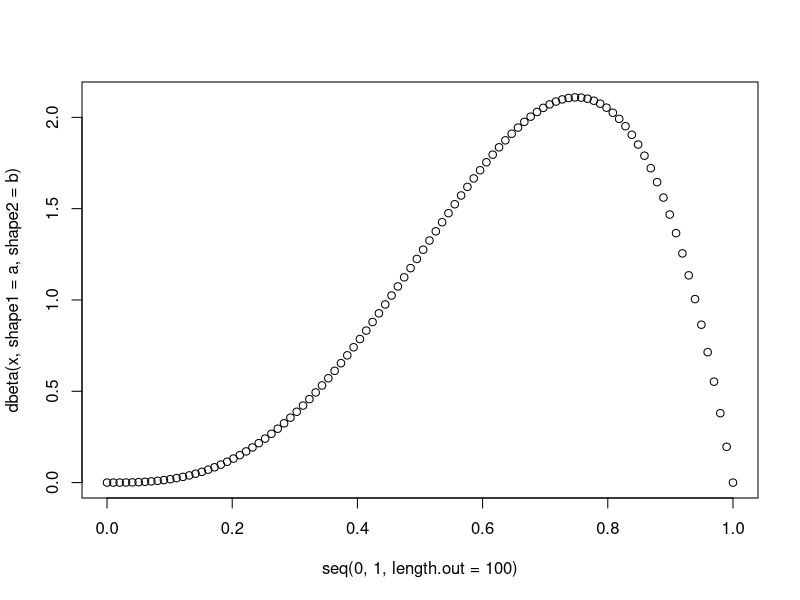
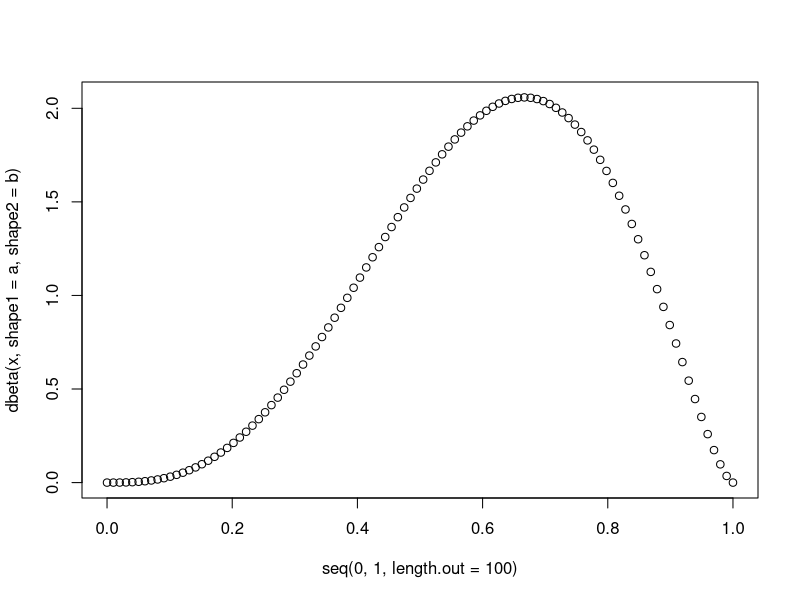
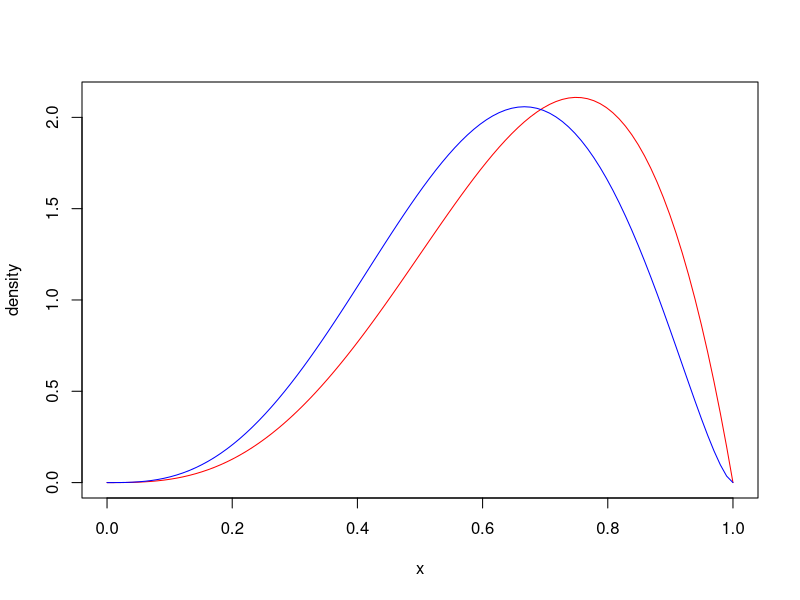
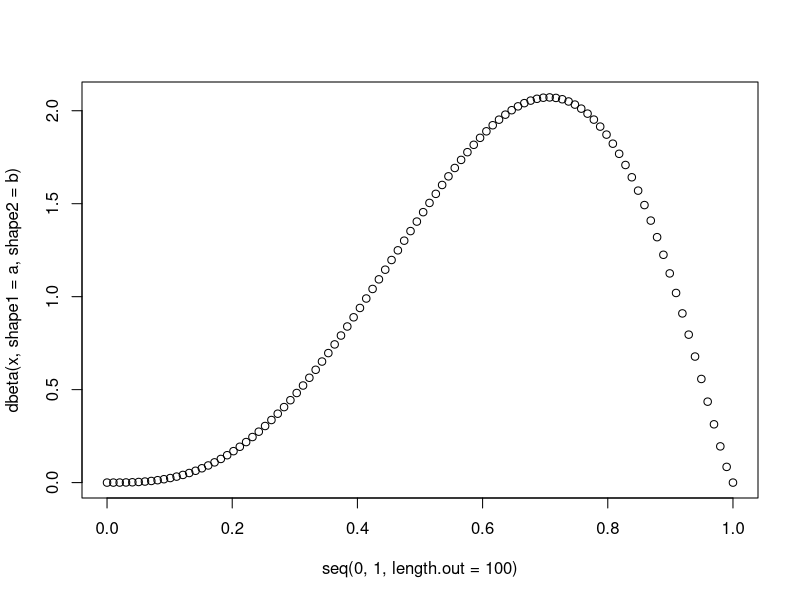
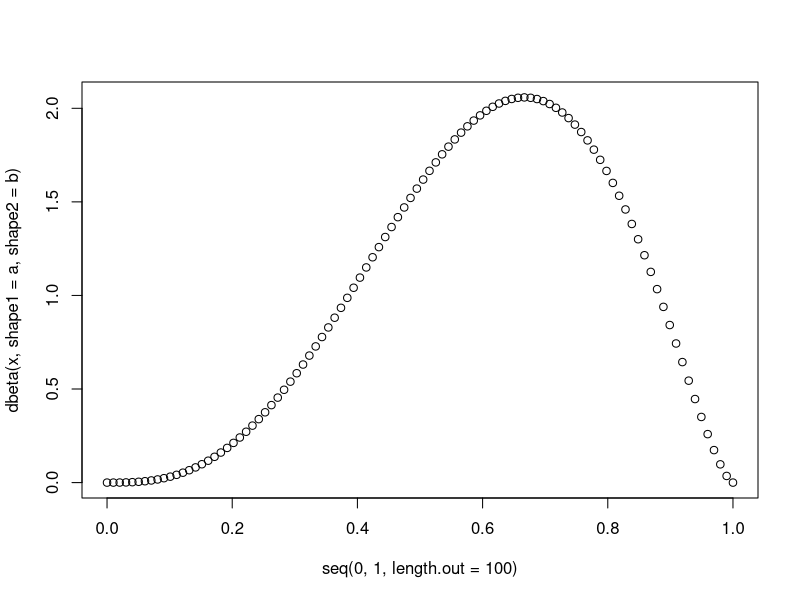
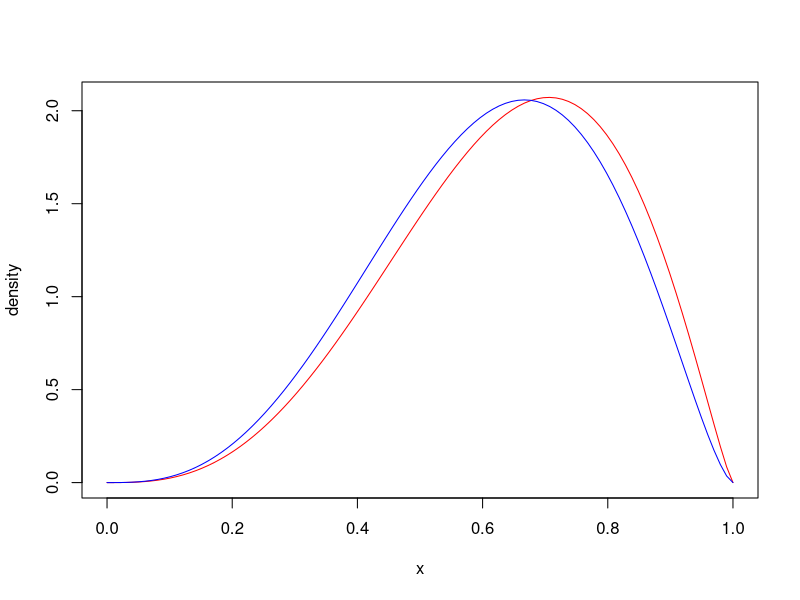
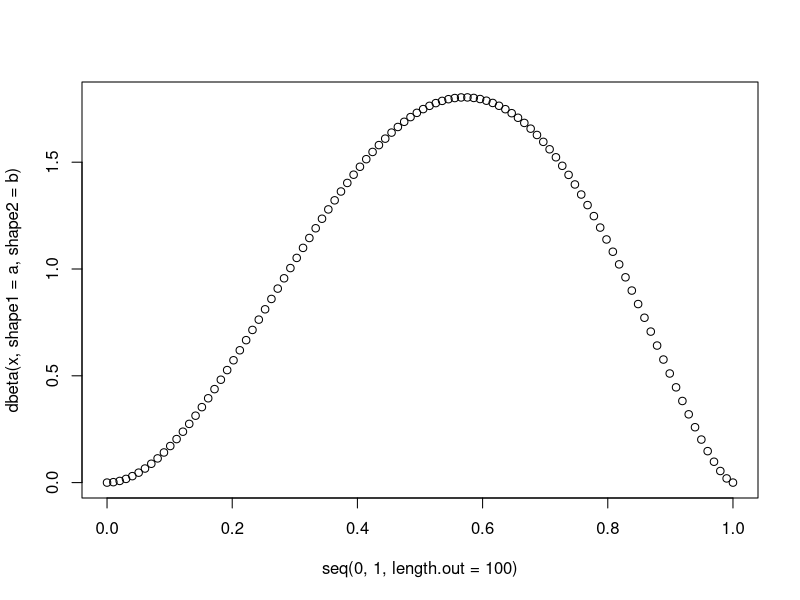
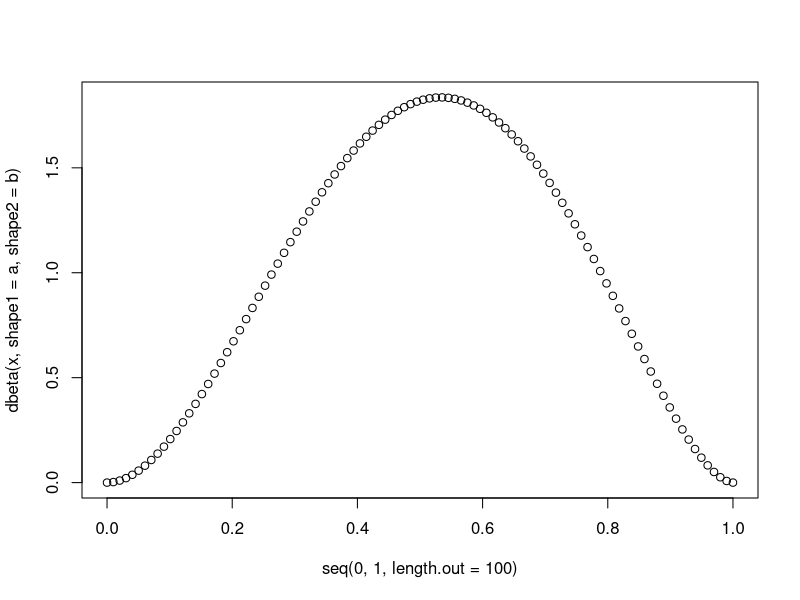

Write the R code that produced these figures, in order.
## ---- chunk 1
knitr::opts_knit$set(root.dir = "D:/gitrepos/MetaDisease/ReportsAndUpdates/01.15.2024")
setwd("D:/gitrepos/MetaDisease/ReportsAndUpdates/01.15.2024")
library(vegan)
library(tidyverse)
library(ggplot2)
library(RColorBrewer)
library(patchwork)
set.seed(1234)
## ---- chunk 2
set.seed(1234)
num_patches <- 5 #number of patches in metacommunity
num_spp <- 6 #number of POSSIBLE spp in metacommunity
S <- c(0.83, #PREG
       0.62, #TGRAN
       0.14, #TTOR
       NA, #ABOR
       0.12, #RCAT
       0.64) #RDRAY
S[4] <- runif(n = 1, min = S[5], max = S[3])
K <- c(10,6,5,4,3,2) 
## ---- chunk 3
N <- 100 #number of metacommunity simulations to run
meta_comm_list <- vector("list",N)
beta_list <- vector("list", N)
nestedness_list <- vector("list", N)
for(n in 1:N){
  meta_comm <- data.frame(matrix(NA, nrow = num_patches, ncol = num_spp))
  for(i in 1:nrow(meta_comm)){
    for(j in 1:ncol(meta_comm)){
      #determine occurrence and abundance of spp 1
      meta_comm[i,1] <- rbinom(n = 1, size = 1, prob = S[1])
      meta_comm[i,1] <- ifelse(meta_comm[i,1] == 1, K[1],0)
      
      #determine occurrence and abundance of spp2
      meta_comm[i,2] <- rbinom(n = 1, size = 1, prob = S[2])
      meta_comm[i,2] <- ifelse(meta_comm[i,2] == 1, K[2],0)
      
      #determine occurrence and abundance of spp 3
      meta_comm[i,3] <- rbinom(n = 1, size = 1, prob = S[3])
      meta_comm[i,3] <- ifelse(meta_comm[i,3] == 1, K[3],0)
      
      #determine occurrence and abundance of spp 4
      meta_comm[i,4] <- rbinom(n = 1, size = 1, prob = S[4])
      meta_comm[i,4] <- ifelse(meta_comm[i,4] == 1, K[4],0)
      
      #determine occurrence and abundance of spp 5
      meta_comm[i,5] <- rbinom(n = 1, size = 1, prob = S[5])
      meta_comm[i,5] <- ifelse(meta_comm[i,5] == 1, K[5],0)
      
      #determine occurrence and abundance of spp 6
      meta_comm[i,6] <- rbinom(n = 1, size = 1, prob = S[6])
      meta_comm[i,6] <- ifelse(meta_comm[i,6] == 1, K[6],0)
    }
  }
  meta_comm$Patch <- c('Patch1','Patch2','Patch3','Patch4','Patch5')
  colnames(meta_comm) <- c('Spp1','Spp2','Spp3','spp4','spp5','Spp6','PatchID')
  beta_list[[n]] <- mean(betadiver(meta_comm[,1:6], method = 'w'))
  nestedness_list[[n]] <- nestedtemp(comm = meta_comm[,1:6])[7]
  meta_comm_list[[n]] <- meta_comm
}
## ---- chunk 4
build_R_with_data <- function(R0s,b,beta,S,P) {
  fullR <- matrix(data = 0, nrow = P*S, ncol = P*S)
  for (p in 1:P) {
    tR0 <- R0s[p,]
    Rmat <- matrix(data = rep(unlist(tR0),S), nrow = S, ncol = S)
    tb <- b[p,]
    bmat <- matrix(data = rep(unlist(tb),S), nrow = S, ncol = S)
    # I have removed the following code (in .py) but should ask mark if I need to add something for
    # Force of infection
    # tλ = λs[:, p]
    # λmat = np.repeat(tλ, S).reshape(S, S).T
    # λ_ratios = λmat / λmat.T    
    Rmat <- Rmat * bmat
    Rmat[is.nan(Rmat)] = 0
    Rmat[is.infinite(Rmat)] = 0
    Rmat <- as.matrix(Rmat)
    start <- ifelse(p == 1, p,(S*p)-(S-1))
    stop <- start + S - 1
    fullR[start:stop, start:stop] <- Rmat
  }
  
  return(fullR)
}
## ---- chunk 5
build_B_with_data <- function(Cmat, phi, b, S, P) {
  Cmat_axis <- colSums(Cmat)
  diag_list <- vector("list",P^2)
  diag_list_names <- array(dim = c(sqrt(length(diag_list)), sqrt(length(diag_list))))
  for (p in 1:P) { #loop over columns
    for (j in 1:P) { #loop over rows
      diag_list_names[j,p] <- paste(p,j,sep="_")
    }
  }
  diag_list_names <- as.vector(diag_list_names)
  names(diag_list) <- diag_list_names
  for (p in 1:P) { #loop over columns
    for (j in 1:P) { #loop over rows
      tZ <- matrix(0,nrow = S, ncol = S)
      new_diag <- array(dim = S)
      new_diag <- if(p == j){
        (-1)*b[p,] - phi*Cmat_axis[p]
        } else{
          phi*Cmat[j,p]
          }
      diag(tZ) <- new_diag
      x <- paste(p,j,sep="_")
      diag_list[[x]] <- tZ 
    }
  }
  diag_matrix <- matrix(diag_list, nrow = P, ncol = P)
  tB <- list()
  for (j in 1:P) {
    tB[[j]] <- matrix(data = unlist(diag_matrix[j,]), nrow = S*P, ncol = S, byrow = T) #looks like this worked!
  }
  
  B <- do.call(cbind, tB[1:P]) #need to determine if this is what B should look like
  return(B) 
}
## ---- chunk 6
landscape_R0 <- function(R0_spps,Cmat,b, beta, phi,S,P){
  R <- build_R_with_data(R0s = R0_spps,
                         b = b,
                         beta = beta,
                         S = S,
                         P = P)
  B <- build_B_with_data(Cmat = Cmat,
                         phi = phi,
                         b = b,
                         S = S,
                         P = P)
  K <- R * solve(-1*B)
  return(list(K = K, R = R, B = B))
}

## ---- chunk 7
x <- seq(0,1,length = 100)
trans_rate <- function(n = 1,x = seq(0,1,length = 100),a,b){
  trans <- rbeta(n = n, shape1 = a, shape2 = b)
  plot(x = seq(0,1, length.out = 100), y = dbeta(x, shape1 = a, shape2 = b))
  return(trans)
}

# PREG
intra_PREG <- trans_rate(a = 4,b = 2)
inter_PREG <- trans_rate(a = 4, b = 2.5)

plot(x = x,dbeta(x = x,shape1 = 4,shape2 = 2), ylab = "density", type = 'l', col = "red")
lines(x=x, dbeta(x, shape1 = 4, shape2 = 2.5), col = "blue")


# TGRAN
intra_TGRAN <- trans_rate(a = 4, b = 2.25)
inter_TGRAN <- trans_rate(a = 4, b = 2.5)

plot(x = x,dbeta(x = x,shape1 = 4,shape2 = 2.25), ylab = "density", type = 'l', col = "red")
lines(x=x, dbeta(x, shape1 = 4, shape2 = 2.5), col = "blue")

#TTOR
intra_TTOR <- trans_rate(a = 3, b = 2.5)
inter_TTOR <- trans_rate(a = 3, b = 2.75)

plot(x = x,dbeta(x = x,shape1 = 3,shape2 = 2.5), ylab = "density", type = 'l', col = "red")
lines(x=x, dbeta(x, shape1 = 3, shape2 = 2.75), col = "blue")

#ABOR
intra_ABOR <- trans_rate(a = 2.5, b = 2.75)
inter_ABOR <- trans_rate(a = 2.5, b = 3.0)

plot(x = x,dbeta(x = x,shape1 = 2.5,shape2 = 2.75), ylab = "density", type = 'l', col = "red")
lines(x=x, dbeta(x, shape1 = 2.5, shape2 = 3.0), col = "blue")

#RCAT
intra_RCAT <- trans_rate(a = 2.0, b = 3.0)
inter_RCAT <- trans_rate(a = 2.0, b = 3.25)

plot(x = x,dbeta(x = x,shape1 = 2.0,shape2 = 3.0), ylab = "density", type = 'l', col = "red")
lines(x=x, dbeta(x, shape1 = 2.0, shape2 = 3.25), col = "blue")

#RDRAY
intra_RDRAY <- trans_rate(a = 1.5, b = 3.25)
inter_RDRAY <- trans_rate(a = 1.5, b = 3.5)

plot(x = x,dbeta(x = x,shape1 = 1.5,shape2 = 3.25), ylab = "density", type = 'l', col = "red")
lines(x=x, dbeta(x, shape1 = 1.5, shape2 = 3.5), col = "blue")
## ---- chunk 8
beta <- matrix(data = NA, nrow = num_spp, ncol = num_spp)
for (i in 1:nrow(beta)) {
  for (j in 1:ncol(beta)) {
    beta[i,j] <- if(i == 1 & j == 1){
      intra_PREG}else if(i != 1 & j == 1){
        inter_PREG} else if(i == 2 & j == 2){
          intra_TGRAN} else if(i != 2 & j == 2){
            inter_TGRAN} else if(i == 3 & j == 3){
              intra_TTOR} else if(i != 3 & j == 3){
                inter_TTOR} else if(i == 4 & j == 4){
                  intra_ABOR} else if(i != 4 & j == 4){
                    inter_ABOR} else if(i == 5 & j == 5){
                      intra_RCAT} else if(i != 5 & j ==5){
                        inter_RCAT} else if(i == 6 & j == 6){
                          intra_RDRAY} else if(i != 6 & j == 6){
                            inter_RDRAY}
  }
}
beta <- beta/90
beta
